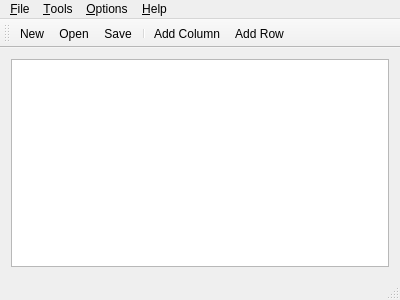
<?xml version="1.0" encoding="UTF-8"?>
<ui version="4.0">
 <class>MainWindow</class>
 <widget class="QMainWindow" name="MainWindow">
  <property name="geometry">
   <rect>
    <x>0</x>
    <y>0</y>
    <width>400</width>
    <height>300</height>
   </rect>
  </property>
  <property name="windowTitle">
   <string>ExelLab[*]</string>
  </property>
  <widget class="QWidget" name="centralWidget">
   <layout class="QGridLayout" name="gridLayout">
    <item row="0" column="0">
     <widget class="Spreadsheet" name="tableWidget"/>
    </item>
   </layout>
  </widget>
  <widget class="QMenuBar" name="menuBar">
   <property name="geometry">
    <rect>
     <x>0</x>
     <y>0</y>
     <width>400</width>
     <height>17</height>
    </rect>
   </property>
   <widget class="QMenu" name="menu_File">
    <property name="title">
     <string>&amp;File</string>
    </property>
    <addaction name="actionNew"/>
    <addaction name="action_Open"/>
    <addaction name="action_Save"/>
    <addaction name="action_Save_as"/>
    <addaction name="separator"/>
    <addaction name="separator"/>
    <addaction name="action_Exit"/>
   </widget>
   <widget class="QMenu" name="menuTools">
    <property name="title">
     <string>&amp;Tools</string>
    </property>
    <addaction name="action_Recalculate"/>
   </widget>
   <widget class="QMenu" name="menu_Options">
    <property name="title">
     <string>&amp;Options</string>
    </property>
    <addaction name="action_Auto_Recalculate"/>
   </widget>
   <widget class="QMenu" name="menu_Help">
    <property name="title">
     <string>&amp;Help</string>
    </property>
    <addaction name="action_About_Qt"/>
    <addaction name="actionAbout"/>
   </widget>
   <addaction name="menu_File"/>
   <addaction name="menuTools"/>
   <addaction name="menu_Options"/>
   <addaction name="menu_Help"/>
  </widget>
  <widget class="QToolBar" name="mainToolBar">
   <attribute name="toolBarArea">
    <enum>TopToolBarArea</enum>
   </attribute>
   <attribute name="toolBarBreak">
    <bool>false</bool>
   </attribute>
   <addaction name="actionNew"/>
   <addaction name="action_Open"/>
   <addaction name="action_Save"/>
   <addaction name="separator"/>
   <addaction name="actionAdd_Column"/>
   <addaction name="actionAdd_Row"/>
  </widget>
  <widget class="QStatusBar" name="statusBar"/>
  <action name="actionNew">
   <property name="text">
    <string>&amp;New</string>
   </property>
  </action>
  <action name="action_Open">
   <property name="text">
    <string>&amp;Open</string>
   </property>
  </action>
  <action name="action_Save">
   <property name="text">
    <string>&amp;Save</string>
   </property>
  </action>
  <action name="action_Save_as">
   <property name="text">
    <string>&amp;Save as...</string>
   </property>
  </action>
  <action name="action_Exit">
   <property name="text">
    <string>&amp;Exit</string>
   </property>
  </action>
  <action name="action_Recalculate">
   <property name="text">
    <string>&amp;Recalculate</string>
   </property>
  </action>
  <action name="action_Auto_Recalculate">
   <property name="checkable">
    <bool>true</bool>
   </property>
   <property name="text">
    <string>&amp;Auto Recalculate</string>
   </property>
  </action>
  <action name="action_About_Qt">
   <property name="text">
    <string>&amp;About Qt</string>
   </property>
  </action>
  <action name="actionAbout">
   <property name="text">
    <string>About App</string>
   </property>
  </action>
  <action name="actionAdd_Column">
   <property name="text">
    <string>Add Column</string>
   </property>
  </action>
  <action name="actionAdd_Row">
   <property name="text">
    <string>Add Row</string>
   </property>
  </action>
 </widget>
 <layoutdefault spacing="6" margin="11"/>
 <customwidgets>
  <customwidget>
   <class>Spreadsheet</class>
   <extends>QTableWidget</extends>
   <header>spreadsheet.h</header>
  </customwidget>
 </customwidgets>
 <resources/>
 <connections/>
</ui>
